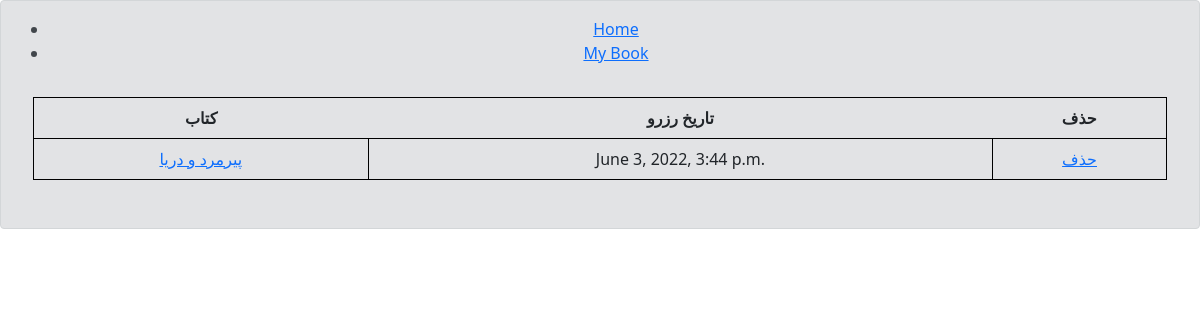
Page /order/orders (signed in) on the earlier database version.
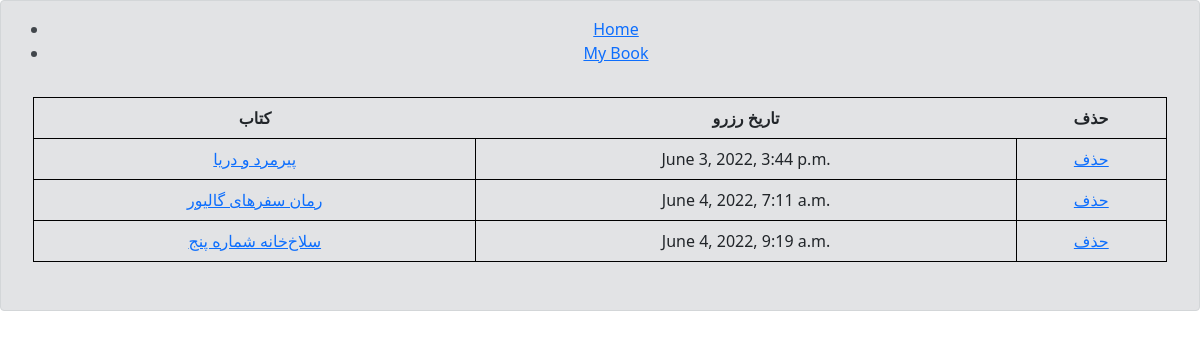
Same page on the later database version.
### order/models.py (models this page shows, shortened)
class Order(models.Model):
    USER = get_user_model()
    user = models.ForeignKey(USER, on_delete=models.CASCADE, related_name='user_order', verbose_name='نام یوزر')
    book = models.ForeignKey(Book, on_delete=models.CASCADE, related_name='book_order', verbose_name='نام کتاب')
    reserv_date = models.DateTimeField(auto_now_add=True)
    is_reserve = models.BooleanField(default=True)
    class Meta:
        ordering = ('reserv_date',)

### book/models.py (models this page shows, shortened)
class Book(models.Model):
    title = models.CharField(max_length=70, verbose_name="نام کتاب")
    slug = models.SlugField(unique=True, verbose_name='آدرس')
    athore = models.ForeignKey(
        Author,
        on_delete=models.CASCADE,
        verbose_name="نویسنده کتاب",
        related_name="book_athore"
        )
    description = models.TextField(verbose_name="توضیحات کتاب")
    photo = models.ImageField(upload_to='images/book/%Y/%m/%d/', verbose_name="عکس محصول")
    release_date = models.IntegerField(verbose_name="تاریخ انتشار کتاب")
    reserve = models.BooleanField(default=False, verbose_name="رزرو شده ؟")
    genre = models.ManyToManyField(Genre, related_name='book_genre', verbose_name="ژانر کتاب")

### order/views.py (the view)
# urls.py: path('orders', orders_list, name='my-orders'),
@login_required
def orders_list(request):
    orders = Order.objects.filter(user=request.user, is_reserve=True)
    context = {
        'orders':orders
    }
    return render(request, 'order/orders.html', context)

### order/templates/order/orders.html
{% extends 'base.html' %}
{% load static %}
{% block content %}
        <table style="border: 1px solid black;" class="table">
            <tr>
                <th>کتاب</th>
                <th>تاریخ رزرو</th>
                <th>حذف</th>
            </tr>
            {% for order in orders %}
                {%if order.is_reserve %}
                    <tr>
                        <td style="border: 1px solid black;"><a href="{% url 'book:book-detail' order.book.id%}">{{order.book.title}}</a></td>
                        <td style="border: 1px solid black;">{{order.reserv_date}}</td>
                        <td style="border: 1px solid black;"><a href="{% url 'order:del-orders' order.id%}">حذف</a></td>
                    </tr>
                {% endif %}
            {% empty %}
                    هیچ کتابی رزرو نکرده اید
            {% endfor %}
        </table>
{% endblock content %}

Differences in the rows shown:
added Order: book "رمان سفرهای گالیور", reserv_date "June 4, 2022, 7:11 a.m."
added Order: book "سلاخ‌خانه شماره پنج", reserv_date "June 4, 2022, 9:19 a.m."
